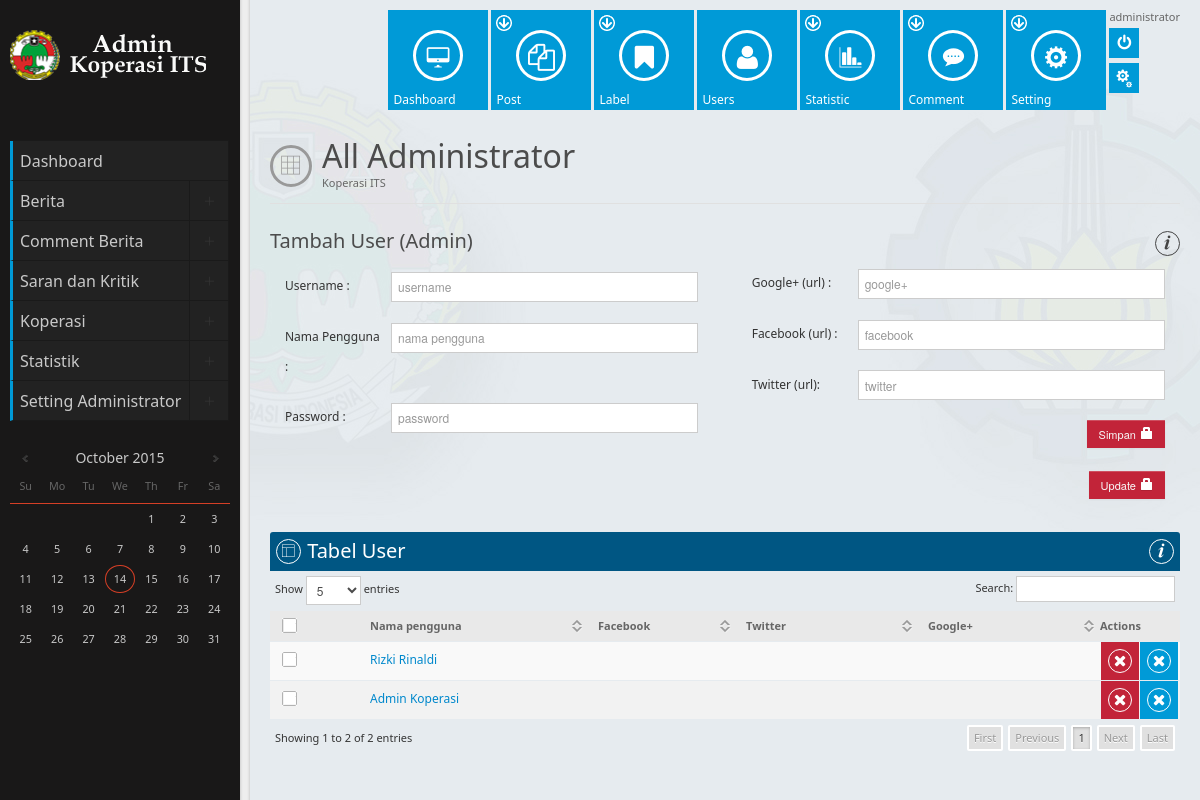
The app's page /index.php/adminwebsite/users, older data.
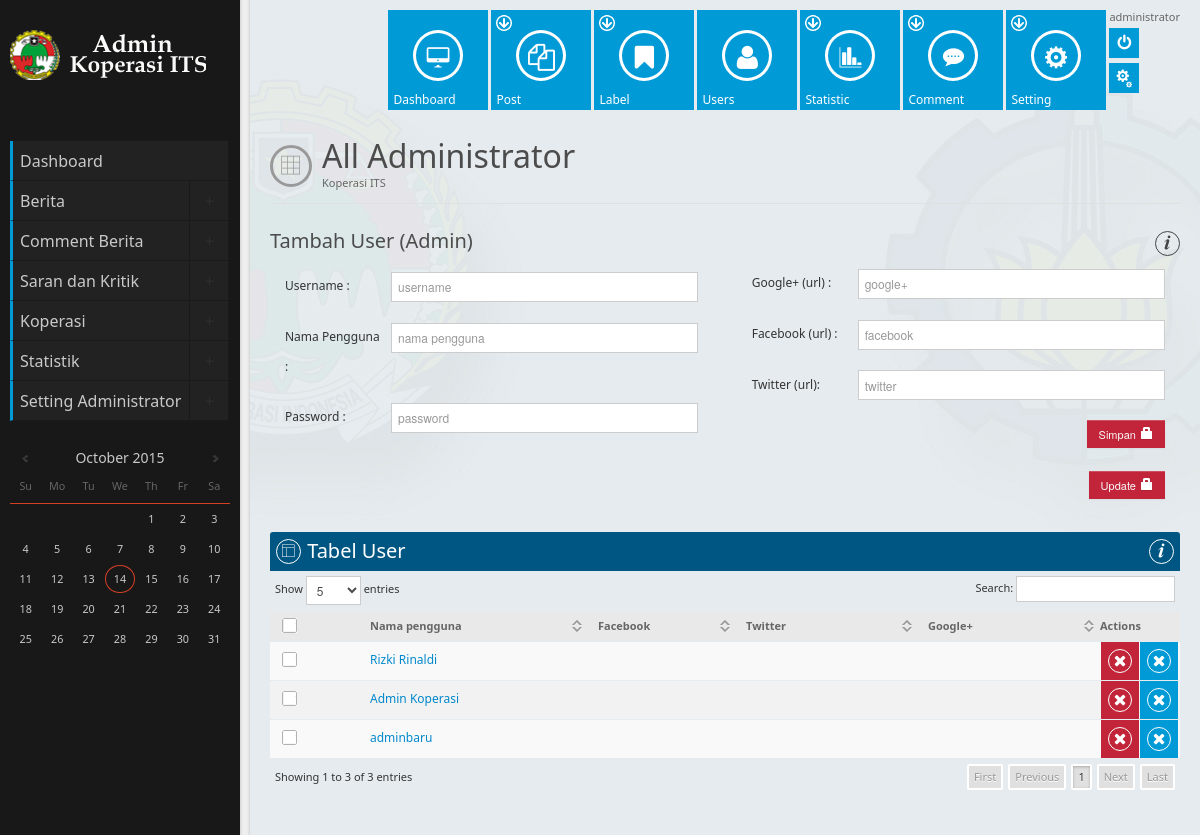
The same page, newer data.
### tables this page shows
CREATE TABLE IF NOT EXISTS `userapp` (
`kode_user` int(5) NOT NULL,
  `username` varchar(200) DEFAULT NULL,
  `password` varchar(200) DEFAULT NULL,
  `nama_lengkap` varchar(200) DEFAULT NULL,
  `facebook` varchar(200) DEFAULT NULL,
  `twitter` varchar(200) DEFAULT NULL,
  `g_plus` varchar(200) DEFAULT NULL,
  `about` text
);

### application/libraries/template.php (called while the page is built)
<?php
class Template {
    protected $_ci;
    function __construct() {
        $this->_ci =& get_instance();
    }
    function display($index,$data=null){
        $data ['_content'] =$this->_ci->load->view($index,$data, true);
        $data ['_navigation'] =$this->_ci->load->view('adminwebsite/template/navigation',$data, true);
        $this->_ci->load->view('adminwebsite/index.php', $data);
    }
}

### application/controllers/adminwebsite.php (called while the page is built, shortened)
<?php if ( ! defined('BASEPATH')) exit('No direct script access allowed');
class Adminwebsite extends CI_Controller {
	function users($mess = -1){
		$data = array(
			'session' => $this->session->userdata('login'),
			'message' => $mess,
			'user' => $this->m_koperasi->GetUser()->result_array(),
			'title' => 'Dasboard admin Koperasi ITS - semua user'
		);
		$this->template->display('adminwebsite/admin',$data);
	}
}

### index.php (called while the page is built, shortened)
<?php
require_once BASEPATH.'core/CodeIgniter.php';

### application/models/m_koperasi.php (called while the page is built, shortened)
<?php if ( ! defined('BASEPATH')) exit('No direct script access allowed');
class M_koperasi extends CI_Model {
	function GetUser($where = ''){
		return $this->db->query("select * from userapp $where;");
	}
	}
?>

### application/views/adminwebsite/admin.php (the view, shortened to what this page needs)
<div class="page-header">
                    <div class="icon">
                        <span class="ico-layout-7"></span>
                    </div>
                    <h1>All Administrator <small>Koperasi ITS</small></h1>
                </div>
				<div class="block">
				<div>
				<form method="post" id="validate" action="<?php echo base_url(); ?>index.php/adminwebsite/saveuser">
				<div class="row-fluid">
					<div class="span6">
                        <div class="block">
							<div class="head">
                                <h2>Tambah User (Admin) </h2>
                            </div>
							<?php
							if (!isset($datauser) ){
							$datausername="";
							$datanama_lengkap="";
							$datapassword = "";
							}else{
							foreach($datauser as $u){
							$datausername=$u['username'];
							$datanama_lengkap=$u['nama_lengkap'];
							$datapassword = $u['password'];
							}}
							 ?>
                            <div class="data-fluid">
                                <div class="row-form">
                                    <div class="span3"> Username :</div>
                                    <div class="span9"><input type="text" class="validate[required]" name="username" placeholder="username" value="<?php echo $datausername; ?>"/> </div>
                                </div>
                                <div class="row-form">
                                    <div class="span3"> Nama Pengguna :</div>
                                    <div class="span9"><input type="text" class="validate[required]" name="pengguna" placeholder="nama pengguna"  value="<?php echo $datanama_lengkap; ?>"/></div>
                                </div>
                                <div class="row-form">
                                    <div class="span3"> Password :</div>
                                    <div class="span9"><input type="text" class="validate[required]" name="password" placeholder="password" value="<?php echo $datapassword; ?>"/></div>
                                </div>
                            </div>
                        </div>
                    </div>
                    <div class="span6">
                        <div class="block">
							<div class="head">
                                <ul class="buttons">
                                    <li>
									<a href="#" onClick="source('form_default'); return false;"><div class="icon"><span class="ico-info"></span></div></a>
									</li>
                                </ul>
                            </div>
                            <div class="data-fluid">
                                <div class="row-form">
                                    <div class="span3"> Google+ (url) :</div>
                                    <div class="span9"><input type="text" name="g_plus" placeholder="google+" /></div>
                                </div>
                                <div class="row-form">
                                    <div class="span3"> Facebook (url) :</div>
                                    <div class="span9"><input type="text" name="facebook" placeholder="facebook" /></div>
                                </div>
                                <div class="row-form">
                                    <div class="span3"> Twitter (url):</div>
                                    <div class="span9"><input type="text" name="twitter" placeholder="twitter" /></div>
                                </div>
								 <div class="row-form">
                                    <div class="span3"></div>
                                    <div class="span9" >
                                        <button class="btn btn-danger" onclick="$('#validate').submit();" style="float:right;" type="button">Simpan
										<span class="icon-lock icon-white"></span></button>
                                    </div>
                                </div>
								<div class="row-form">
                                    <div class="span3"></div>
                                    <div class="span9" >
                                        <button class="btn btn-danger" onclick="$('#validate').update();" style="float:right;" type="button">Update
										<span class="icon-lock icon-white"></span></button>
                                    </div>
                                </div>
                            </div>
                        </div>
                    </div>
                </div>
				</form>
                <div class="row-fluid">
                    <div class="span12">
                        <div class="block">
                            <div class="head dblue">
                                <div class="icon"><span class="ico-layout-9"></span></div>
                                <h2>Tabel User</h2>
                                <ul class="buttons">
                                    <li><a href="#" onClick="source('table_sort_pagination'); return false;"><div class="icon"><span class="ico-info"></span></div></a></li>
                                </ul>
                            </div>
                                <div class="data-fluid">
                                    <table class="table fpTable lcnp" cellpadding="0" cellspacing="0" width="100%">
                                        <thead>
                                            <tr>
                                                <th><input type="checkbox" class="checkall"/></th>
                                                <th width="25%">Nama pengguna</th>
                                                <th>Facebook</th>
                                                <th width="20%">Twitter</th>
                                                <th width="20%">Google+</th>
                                                <th width="80" class="TAC">Actions</th>
                                            </tr>
                                        </thead>
                                        <tbody>
										<?php foreach($user as $u){ ?>
                                            <tr>
                                                <td><input type="checkbox" name="order[]" value="528"/></td>
                                                <td><a href="#"><?php echo $u['nama_lengkap']; ?></a></td>
                                                <td><a href=""><?php echo $u['facebook']; ?></a></td>
                                                <td><a href=""><?php echo $u['twitter']; ?></a></td>
                                                <td><a href=""><?php echo $u['g_plus']; ?></a></td>
                                                <td>
                                                    <a href="<?php echo base_url(); ?>index.php/Adminwebsite/deleteuser/<?php echo $u['kode_user']; ?>" onclick="return confirm('yakin hapus data ini ?');" class="button red">
                                                        <div class="icon"><span class="ico-remove"></span></div>
                                                    </a>
													<a href="<?php echo base_url(); ?>index.php/adminwebsite/edituser/<?php echo $u['kode_user']; ?>" onclick="return confirm('yakin data ini ?');" class="button blue">
                                                        <div class="icon"><span class="ico-remove"></span></div>
                                                    </a>
                                                </td>
                                            </tr>
										<?php } ?>
                                        </tbody>
                                    </table>
                                </div>
                        </div>
                    </div>
                </div>
            </div>
        </div>

### application/views/adminwebsite/template/navigation.php (shortened to what this page needs)
<div class="sidebar">
            <div class="top">
                <a href="<?php echo base_url(); ?>" target="_blank" class="logo"></a>
            </div>
            <div class="nContainer">
                <ul class="navigation">
                    <li class="active"><a href="<?php echo base_url(); ?>index.php/adminwebsite/" class="blblue">Dashboard</a></li>
                    <li>
                        <a href="#" class="blblue">Berita</a>
                        <div class="open"></div>
                    </li>
                    <li>
                    <a href="#" class="blblue">Comment Berita</a>
						<div class="open"></div>
					</li>
					<li>
					<a href="#" class="blblue">Saran dan Kritik</a>
						<div class="open"></div>
					</li>
                    <li>
                        <a href="#" class="blblue">Koperasi</a>
                        <div class="open"></div>
                    </li>
                    <li>
                        <a href="#" class="blblue">Statistik</a>
                        <div class="open"></div>
                    </li>
                    <li>
                        <a href="#" class="blblue">Setting Administrator</a>
                        <div class="open"></div>
                    </li>
                </ul>
            </div>
            <div class="widget">
                <div class="datepicker"></div>
            </div>
        </div>
        <div class="body">
            <ul class="navigation">
                <li>
                    <a href="<?php echo base_url(); ?>index.php/adminwebsite/" class="button">
                        <div class="icon">
                            <span class="ico-monitor"></span>
                        </div>
                        <div class="name">Dashboard</div>
                    </a>
                </li>
                <li>
                    <a href="#" class="button">
                        <div class="arrow"></div>
                        <div class="icon">
                            <span class="ico-copy"></span>
                        </div>
                        <div class="name">Post</div>
                    </a>
                </li>
                <li>
                    <a href="<?php echo base_url(); ?>index.php/adminwebsite/labels" class="button">
                        <div class="arrow"></div>
                        <div class="icon">
                            <span class="ico-bookmark-3"></span>
                        </div>
                        <div class="name">Label</div>
                    </a>
                </li>
                <li>
                    <a href="<?php echo base_url(); ?>index.php/adminwebsite/users" class="button">
                        <div class="icon">
                            <span class="ico-user"></span>
                        </div>
                        <div class="name">Users</div>
                    </a>
                </li>
                <li>
                    <a href="#" class="button">
                        <div class="arrow"></div>
                        <div class="icon">
                            <span class="ico-chart-4"></span>
                        </div>
                        <div class="name">Statistic</div>
                    </a>
                </li>
				<li>
                    <a href="#" class="button">
                        <div class="arrow"></div>
                        <div class="icon">
                            <span class="ico-chat-3"></span>
                        </div>
                        <div class="name">Comment</div>
                    </a>
                </li>
                <li>
                    <a href="#" class="button">
                        <div class="arrow"></div>
                        <div class="icon">
                            <span class="ico-cog-2"></span>
                        </div>
                        <div class="name">Setting</div>
                    </a>
                </li>
                <li>
                    <div class="user">
                        <a href="#" class="name">
                            <span class="sm">administrator</span>
                        </a>
                    </div>
					<div class="buttons">
                        <div class="sbutton blue">
                            <a href="<?php echo base_url(); ?>index.php/adminwebsite/destroyingsession" onclick="return confirm('yakin mau keluar ?');" title="logout"><span class="ico-off"></span></a>
                        </div>
                    </div>
                    <div class="buttons">
                        <div class="sbutton blue">
                            <a href="#"><span class="ico-cogs"></span></a>
                        </div>
                    </div>
                </li>
            </ul>

### application/views/adminwebsite/index.php (shortened to what this page needs)
<!DOCTYPE html>
<html lang="en">
<head>
    <link href="<?php echo base_url(); ?>asset/adminwebsite/css/stylesheets.css" rel="stylesheet" type="text/css" />
</head>
<body>
    <div class="wrapper">
		<?php  echo $_navigation ;?>
            <div class="content">
                <?php   echo $_content;?>
            </div>
        </div>
</body>
</html>

### asset/adminwebsite/css/stylesheets.css (style rules this page uses)
html { height: 100%; }
body { font-family: "Segoe UI", arial, sans-serif; font-size: 12px; background: url('../img/backgrounds/bg.jpg'); background-repeat: no-repeat; background-attachment: fixed; }
@media only screen and (min-device-width : 768px) and (max-device-width : 1024px) { .body .navigation .button .icon { padding-top: 4px; height: 41px; } }

### asset/adminwebsite/css/styling.css (style rules this page uses)
.label, .dblue { background: #005683 !important; }
.label-info, .badge-info, .blue { background: #009AD7 !important; }
.label-important, .label-important, .red { background: #C22439 !important; }
.blblue { border-left-color: #009AD7 !important; }
.block .head.blue *, .block .head.yellow *, .block .head.green *, .block .head.red *, .block .head.dblue *, .block .head.purple *, .block .head.orange * { color: #FFF !important; border-color: #FFF !important; }
.btn { -moz-border-radius: 0px; -webkit-border-radius: 0px; border-radius: 0px; border: 0px; background: #009AD7; color: #F9F9F9; text-shadow: none; margin-bottom: 3px; }
.btn-danger { background: #C22439; }

Row changes from the older to the newer data that the page shows:
added userapp: nama_lengkap "adminbaru"
Text that changed along with them:
text written by a page script: "Show entries Search: Showing 1 to 2 of 2 entries First Previous 1 Next Last" → "Show entries Search: Showing 1 to 3 of 3 entries First Previous 1 Next Last"
